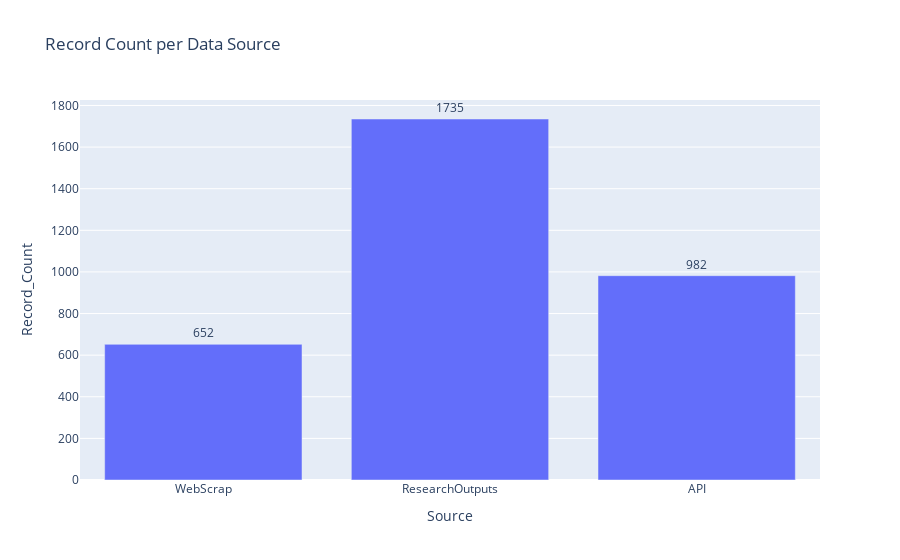
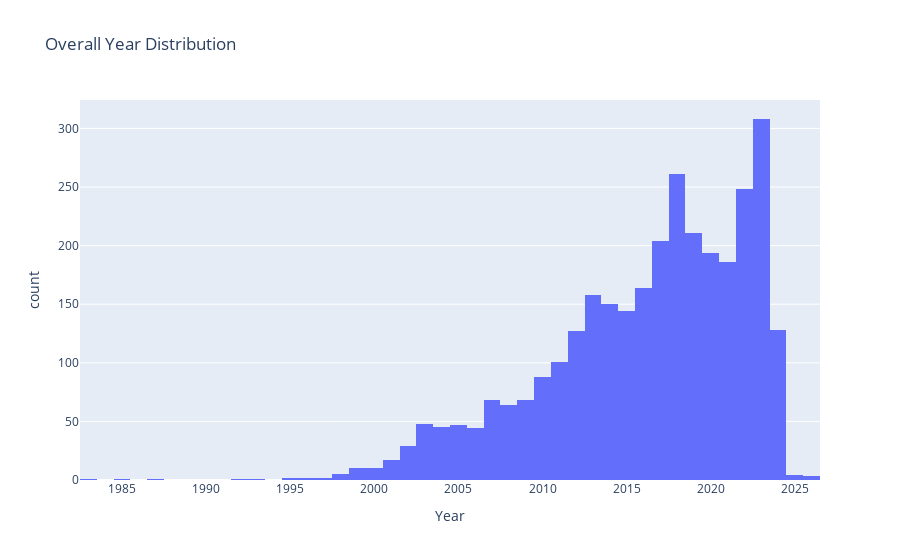
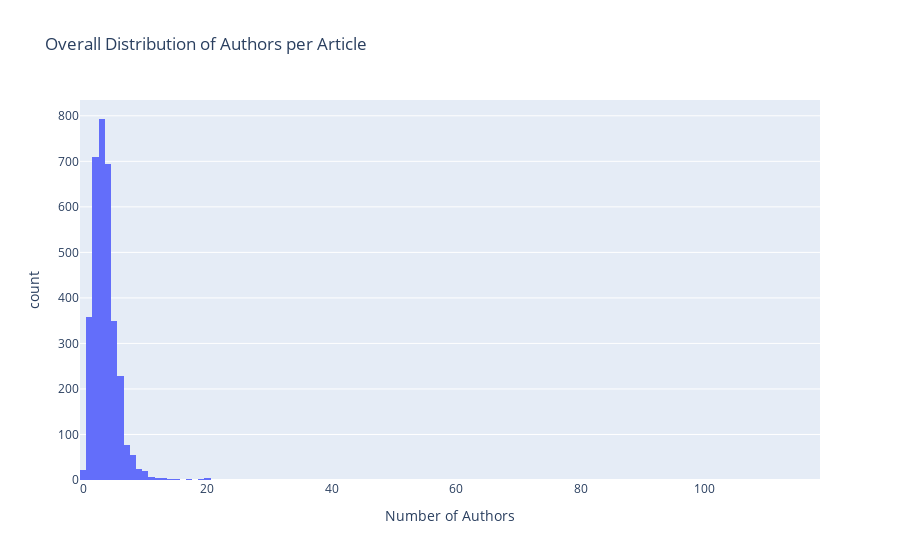
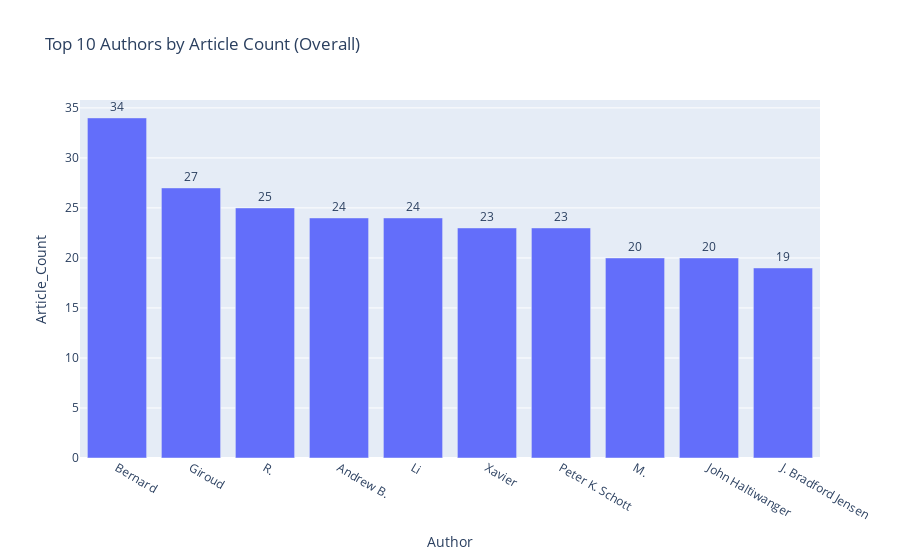

Notebook code cell kept with these figures, in order:
### Markdown cell above
#1.Summary

### Code cell
import pandas as pd
import plotly.express as px
from collections import Counter

# Read the CSV file (new name)
df = pd.read_csv("New_And_Original_ResearchOutputs.csv")

# Split the data into three sources based on row indices (excluding header):
# WebScrap: rows 1-652 (i.e., df.iloc[0:652]) -> 652 records
# ResearchOutputs: rows 653-2387 (i.e., df.iloc[652:2387]) -> 1735 records
# API: rows 2388-3369 (i.e., df.iloc[2387:3369]) -> 982 records
df_web = df.iloc[0:652]
df_research = df.iloc[652:2387]
df_api = df.iloc[2387:3369]

# Create a DataFrame with source names and record counts
counts = {
    "Source": ["WebScrap", "ResearchOutputs", "API"],
    "Record_Count": [len(df_web), len(df_research), len(df_api)]
}
counts_df = pd.DataFrame(counts)

# Chart 1: Bar chart for record count per data source
fig1 = px.bar(counts_df, x="Source", y="Record_Count", text="Record_Count",
              title="Record Count per Data Source")
fig1.update_traces(texttemplate='%{text}', textposition='outside')
fig1.update_layout(uniformtext_minsize=12, uniformtext_mode='hide')
fig1.show()

# Chart 2: Overall Year Distribution Histogram (if 'year' column exists)
if "year" in df.columns:
    fig2 = px.histogram(df, x="year",
                        title="Overall Year Distribution",
                        labels={"year": "Year"})
    fig2.show()

# Create a new column for the number of authors per article
df["num_authors"] = df["authors"].fillna("").apply(lambda x: len([a for a in x.split(";") if a.strip() != ""]))

# Chart 3: Histogram of Number of Authors per Article (Overall)
fig3 = px.histogram(df, x="num_authors",
                    title="Overall Distribution of Authors per Article",
                    labels={"num_authors": "Number of Authors"})
fig3.show()

# Chart 4: Top 10 Authors by Article Count (Overall)
all_authors = []
df["authors"].dropna().apply(lambda x: all_authors.extend([a.strip() for a in x.split(";") if a.strip() != ""]))
author_counts = Counter(all_authors)
top_authors = author_counts.most_common(10)
top_authors_df = pd.DataFrame(top_authors, columns=["Author", "Article_Count"])
fig4 = px.bar(top_authors_df, x="Author", y="Article_Count", text="Article_Count",
              title="Top 10 Authors by Article Count (Overall)")
fig4.update_traces(texttemplate='%{text}', textposition='outside')
fig4.show()

# Print overall statistics
print("Overall Data Statistics:")
print(counts_df)

### Figure 1 — Plotly figure (JSON) as saved in the notebook; plotly's stock layout.template omitted (floating-point values rounded to 4 significant figures)
{"data": [{"alignmentgroup": "True", "hovertemplate": "Source=%{x}<br>Record_Count=%{text}<extra></extra>", "legendgroup": "", "marker": {"color": "#636efa", "pattern": {"shape": ""}}, "name": "", "offsetgroup": "", "orientation": "v", "showlegend": false, "text": [652, 1735, 982], "textposition": "outside", "texttemplate": "%{text}", "type": "bar", "x": ["WebScrap", "ResearchOutputs", "API"], "xaxis": "x", "y": [652, 1735, 982], "yaxis": "y"}], "layout": {"barmode": "relative", "legend": {"tracegroupgap": 0}, "title": {"text": "Record Count per Data Source"}, "uniformtext": {"minsize": 12, "mode": "hide"}, "xaxis": {"anchor": "y", "domain": [0, 1], "title": {"text": "Source"}}, "yaxis": {"anchor": "x", "domain": [0, 1], "title": {"text": "Record_Count"}}}}

### Figure 2 — Plotly figure (JSON) as saved in the notebook; plotly's stock layout.template omitted (floating-point values rounded to 4 significant figures; data arrays with more than 128 entries replaced by an {"elided": "..."} marker saying what was removed)
{"data": [{"alignmentgroup": "True", "bingroup": "x", "hovertemplate": "Year=%{x}<br>count=%{y}<extra></extra>", "legendgroup": "", "marker": {"color": "#636efa", "pattern": {"shape": ""}}, "name": "", "offsetgroup": "", "orientation": "v", "showlegend": false, "type": "histogram", "x": {"elided": "3369 int values"}, "xaxis": "x", "yaxis": "y"}], "layout": {"barmode": "relative", "legend": {"tracegroupgap": 0}, "title": {"text": "Overall Year Distribution"}, "xaxis": {"anchor": "y", "domain": [0, 1], "title": {"text": "Year"}}, "yaxis": {"anchor": "x", "domain": [0, 1], "title": {"text": "count"}}}}

### Figure 3 — Plotly figure (JSON) as saved in the notebook; plotly's stock layout.template omitted (floating-point values rounded to 4 significant figures; data arrays with more than 128 entries replaced by an {"elided": "..."} marker saying what was removed)
{"data": [{"alignmentgroup": "True", "bingroup": "x", "hovertemplate": "Number of Authors=%{x}<br>count=%{y}<extra></extra>", "legendgroup": "", "marker": {"color": "#636efa", "pattern": {"shape": ""}}, "name": "", "offsetgroup": "", "orientation": "v", "showlegend": false, "type": "histogram", "x": {"elided": "3369 int values"}, "xaxis": "x", "yaxis": "y"}], "layout": {"barmode": "relative", "legend": {"tracegroupgap": 0}, "title": {"text": "Overall Distribution of Authors per Article"}, "xaxis": {"anchor": "y", "domain": [0, 1], "title": {"text": "Number of Authors"}}, "yaxis": {"anchor": "x", "domain": [0, 1], "title": {"text": "count"}}}}

### Figure 4 — Plotly figure (JSON) as saved in the notebook; plotly's stock layout.template omitted (floating-point values rounded to 4 significant figures)
{"data": [{"alignmentgroup": "True", "hovertemplate": "Author=%{x}<br>Article_Count=%{text}<extra></extra>", "legendgroup": "", "marker": {"color": "#636efa", "pattern": {"shape": ""}}, "name": "", "offsetgroup": "", "orientation": "v", "showlegend": false, "text": [34, 27, 25, 24, 24, 23, 23, 20, 20, 19], "textposition": "outside", "texttemplate": "%{text}", "type": "bar", "x": ["Bernard", "Giroud", "R.", "Andrew B.", "Li", "Xavier", "Peter K. Schott", "M.", "John Haltiwanger", "J. Bradford Jensen"], "xaxis": "x", "y": [34, 27, 25, 24, 24, 23, 23, 20, 20, 19], "yaxis": "y"}], "layout": {"barmode": "relative", "legend": {"tracegroupgap": 0}, "title": {"text": "Top 10 Authors by Article Count (Overall)"}, "xaxis": {"anchor": "y", "domain": [0, 1], "title": {"text": "Author"}}, "yaxis": {"anchor": "x", "domain": [0, 1], "title": {"text": "Article_Count"}}}}
